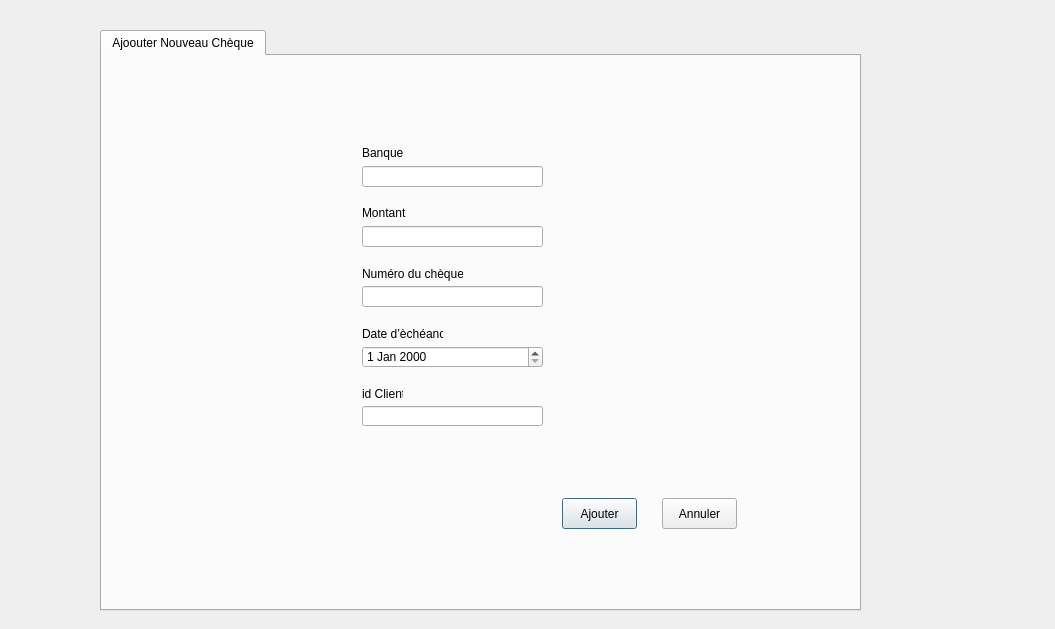
<?xml version="1.0" encoding="UTF-8"?>
<ui version="4.0">
 <class>Ajouter</class>
 <widget class="QDialog" name="Ajouter">
  <property name="geometry">
   <rect>
    <x>0</x>
    <y>0</y>
    <width>1055</width>
    <height>629</height>
   </rect>
  </property>
  <property name="windowTitle">
   <string>Dialog</string>
  </property>
  <widget class="QTabWidget" name="tabWidget">
   <property name="geometry">
    <rect>
     <x>100</x>
     <y>30</y>
     <width>761</width>
     <height>581</height>
    </rect>
   </property>
   <property name="currentIndex">
    <number>0</number>
   </property>
   <widget class="QWidget" name="tab">
    <attribute name="title">
     <string>Ajoouter Nouveau Chèque</string>
    </attribute>
    <widget class="QLabel" name="Logo1_2_3">
     <property name="geometry">
      <rect>
       <x>320</x>
       <y>-60</y>
       <width>471</width>
       <height>341</height>
      </rect>
     </property>
     <property name="text">
      <string/>
     </property>
    </widget>
    <widget class="QLineEdit" name="banque_ajout">
     <property name="geometry">
      <rect>
       <x>260</x>
       <y>110</y>
       <width>181</width>
       <height>21</height>
      </rect>
     </property>
    </widget>
    <widget class="QLineEdit" name="id_client_ajout">
     <property name="geometry">
      <rect>
       <x>260</x>
       <y>350</y>
       <width>181</width>
       <height>20</height>
      </rect>
     </property>
    </widget>
    <widget class="QLineEdit" name="montant_ajout">
     <property name="geometry">
      <rect>
       <x>260</x>
       <y>170</y>
       <width>181</width>
       <height>21</height>
      </rect>
     </property>
    </widget>
    <widget class="QLabel" name="label_5">
     <property name="geometry">
      <rect>
       <x>260</x>
       <y>210</y>
       <width>101</width>
       <height>16</height>
      </rect>
     </property>
     <property name="text">
      <string>Numéro du chèque</string>
     </property>
    </widget>
    <widget class="QLabel" name="label_4">
     <property name="geometry">
      <rect>
       <x>260</x>
       <y>150</y>
       <width>47</width>
       <height>14</height>
      </rect>
     </property>
     <property name="text">
      <string>Montant</string>
     </property>
    </widget>
    <widget class="QLabel" name="label_2">
     <property name="geometry">
      <rect>
       <x>260</x>
       <y>330</y>
       <width>41</width>
       <height>16</height>
      </rect>
     </property>
     <property name="text">
      <string>id Client</string>
     </property>
    </widget>
    <widget class="QLabel" name="label">
     <property name="geometry">
      <rect>
       <x>260</x>
       <y>90</y>
       <width>47</width>
       <height>14</height>
      </rect>
     </property>
     <property name="text">
      <string>Banque</string>
     </property>
    </widget>
    <widget class="QPushButton" name="ajouter">
     <property name="geometry">
      <rect>
       <x>460</x>
       <y>442</y>
       <width>75</width>
       <height>31</height>
      </rect>
     </property>
     <property name="text">
      <string>Ajouter</string>
     </property>
    </widget>
    <widget class="QDateEdit" name="dateEdit">
     <property name="geometry">
      <rect>
       <x>260</x>
       <y>290</y>
       <width>181</width>
       <height>22</height>
      </rect>
     </property>
    </widget>
    <widget class="QPushButton" name="Annuler_1">
     <property name="geometry">
      <rect>
       <x>560</x>
       <y>442</y>
       <width>75</width>
       <height>31</height>
      </rect>
     </property>
     <property name="text">
      <string>Annuler</string>
     </property>
    </widget>
    <widget class="QLineEdit" name="numero_cheque_ajout">
     <property name="geometry">
      <rect>
       <x>260</x>
       <y>230</y>
       <width>181</width>
       <height>21</height>
      </rect>
     </property>
    </widget>
    <widget class="QLabel" name="label_3">
     <property name="geometry">
      <rect>
       <x>260</x>
       <y>270</y>
       <width>81</width>
       <height>16</height>
      </rect>
     </property>
     <property name="text">
      <string>Date d’èchéance</string>
     </property>
    </widget>
   </widget>
  </widget>
 </widget>
 <resources/>
 <connections/>
</ui>
